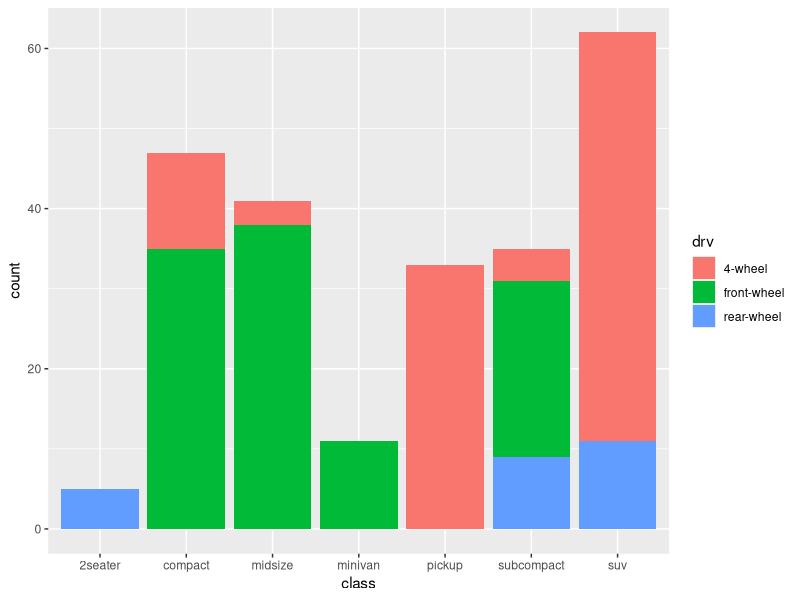
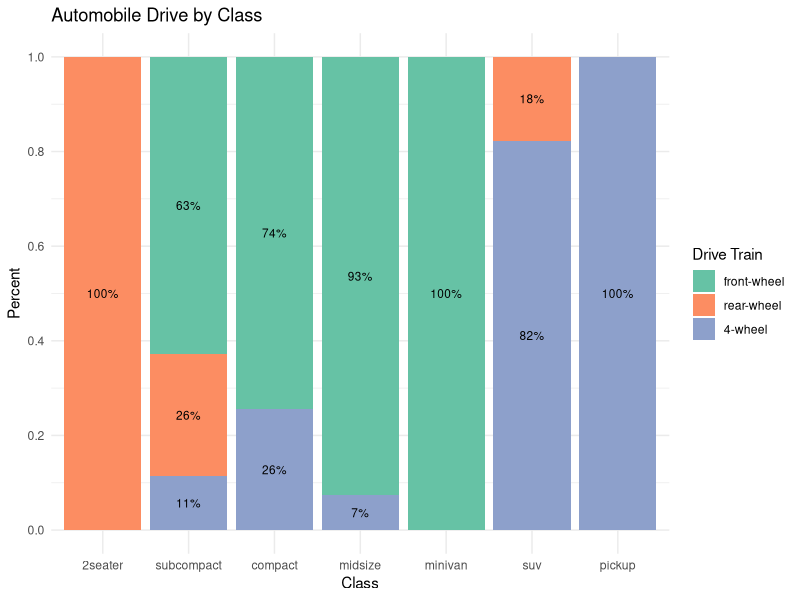

The R script that drew these images, in order:
## ---- chunk 1
#| label: load-data
#| message: false
#| warning: false
library(ggplot2)
data(mpg, package="ggplot2")
library(dplyr)
head(mpg)
glimpse(mpg)
summary(mpg)
## ---- chunk 2
#| label: fig-stackbar
#| fig-cap: Stacked Bar Chart of Automobiles
library(ggplot2)
ggplot(mpg, 
       aes(x = class, 
           fill = drv)) + 
  geom_bar(position = "stack")+
  scale_fill_discrete(labels = c("4-wheel", "front-wheel", "rear-wheel"))
## ---- chunk 3
#| label: fig-segmentbar
#| fig-cap: Segmented Bar Chart of Automobiles
library(dplyr)
plotdata <- mpg %>%
  group_by(class, drv) %>%
  summarize(n = n()) %>% 
  mutate(pct = n/sum(n),
         lbl = scales::percent(pct))
ggplot(plotdata, 
       aes(x = factor(class,
                      levels = c("2seater", "subcompact", 
                                 "compact", "midsize", 
                                 "minivan", "suv", "pickup")),
           y = pct,
           fill = factor(drv, 
                         levels = c("f", "r", "4"),
                         labels = c("front-wheel", 
                                    "rear-wheel", 
                                    "4-wheel")))) + 
geom_bar(stat = "identity",
           position = "fill") +
  scale_y_continuous(breaks = seq(0, 1, .2)) +
  geom_text(aes(label = lbl), 
            size = 3, 
            position = position_stack(vjust = 0.5)) +
  scale_fill_brewer(palette = "Set2") +
  labs(y = "Percent", 
       fill = "Drive Train",
       x = "Class",
       title = "Automobile Drive by Class") +
  theme_minimal()
